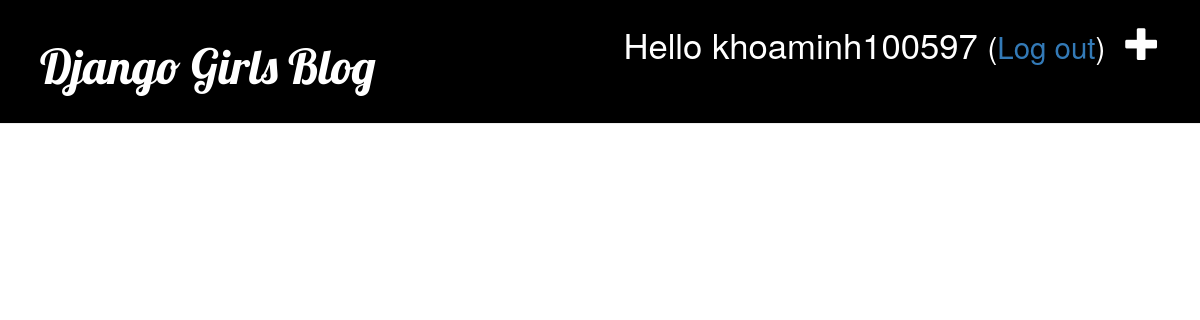
Before: / (signed in) with the older database file.
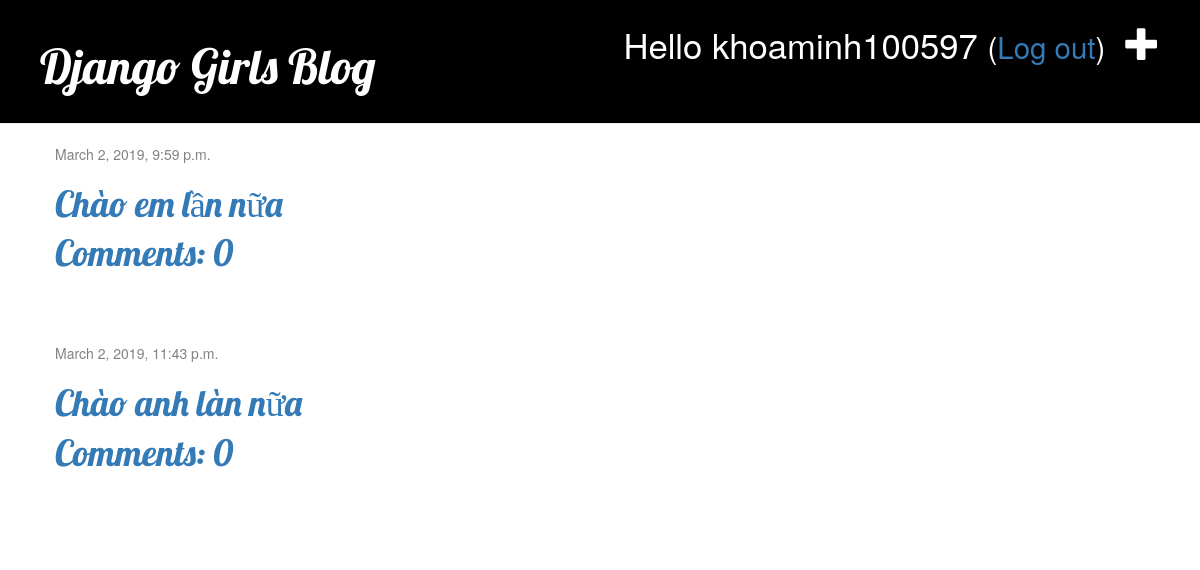
After: the same page with the newer database file.
### blog/models.py (models this page shows, shortened)
class Post(models.Model):
    author = models.ForeignKey(settings.AUTH_USER_MODEL, on_delete=models.CASCADE)
    title = models.CharField(max_length=200)
    text = models.TextField()
    created_date = models.DateTimeField(default=timezone.now)
    published_date = models.DateTimeField(blank=True, null=True)
    def approved_comments(self):
        return self.comments.filter(approved_comment=True)

### blog/views.py (the view)
# urls.py: path('', views.post_list, name='post_list'),
@login_required
def post_list(request):
    posts = Post.objects.filter(published_date__lte=timezone.now()).order_by('published_date')
    return render(request, 'blog/post_list.html', {'posts': posts})

### blog/templates/blog/post_list.html
{% extends 'blog/base.html' %}
{% block content %}
    {% for post in posts %}
        <div class="post">
            <div class="date">
                {{ post.published_date }}
            </div>
            <h1><a href="{% url "post_detail" pk=post.pk %}"</h1>
            <p>{{ post.text|linebreaksbr }}</p>
            <a href="{% url 'post_detail' pk=post.pk %}">Comments: {{ post.approved_comments.count }}</a>
        </div>
    {% endfor %}
{% endblock %}

### blog/templates/blog/base.html (shortened to what this page needs)
{% load static %}
<!DOCTYPE html>
<html>
    <head>
        <link rel="stylesheet" href="//maxcdn.bootstrapcdn.com/bootstrap/3.2.0/css/bootstrap.min.css">
        <link rel="stylesheet" href="//maxcdn.bootstrapcdn.com/bootstrap/3.2.0/css/bootstrap-theme.min.css">
        <link rel="stylesheet" href="{% static 'css/blog.css' %}">
    </head>
    </head>
    <body>
            <div class="page-header">
                {% if user.is_authenticated %}
                    <a href="{% url 'post_new' %}" class="top-menu"><span class="glyphicon glyphicon-plus"></span></a>
                    <p class="top-menu">Hello {{ user.username }} <small>(<a href="{% url 'logout' %}">Log out</a>)</small></p>
                {% else %}
                    <a href="{% url 'login' %}" class="top-menu"><span class="glyphicon glyphicon-lock"></a>
                {% endif %}
                <h1><a href="/">Django Girls Blog</a></h1>
            </div>
            <div class="content container">
                <div class="row">
                    <div class="col-md-8">
                    {% block content %}
                    {% endblock %}
                    </div>
                </div>
            </div>
    </body>
</html>

Changed rows visible on the page:
added Post: published_date "March 2, 2019, 9:59 p.m.", text "Chào em lần nữa", approved_comments.count "0"
added Post: published_date "March 2, 2019, 11:43 p.m.", text "Chào anh làn nữa", approved_comments.count "0"
